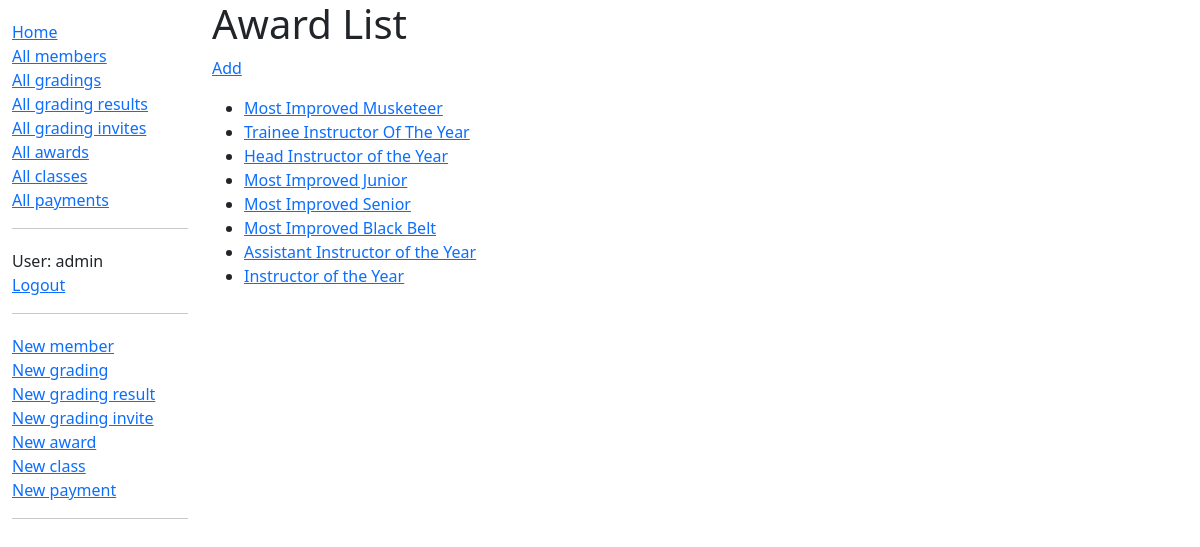
/dashboard/awards/ (signed in), run on the app's committed database.
### dashboard/models.py (models this page shows)
class Award(models.Model):
    name = models.CharField(max_length=200)
    def __str__(self):
        return self.name
    def get_absolute_url(self):
        return reverse('award-detail', args=[str(self.id)])

### dashboard/views.py (the view)
# urls.py: path('awards/', views.AwardListView.as_view(), name='awards'),
class AwardListView(LoginRequiredMixin, generic.ListView):
    model = Award

### dashboard/templates/dashboard/award_list.html
{% extends "base_generic.html" %}
{% block content %}
  <h1>Award List</h1>
  <p><a href="{% url 'add-award' %}">Add</a></p>
  {% if award_list %}
  <ul>
    {% for a in award_list %}
      <li>
        <a href="{{ a.get_absolute_url }}">{{ a }}</a>
      </li>
    {% endfor %}
  </ul>
  {% else %}
    <p>There are no awards.</p>
  {% endif %}
{% endblock %}

### dashboard/templates/base_generic.html (shortened to what this page needs)
<!DOCTYPE html>
<html lang="en">
<head>
  <link href="https://cdn.jsdelivr.net/npm/bootstrap@5.1.3/dist/css/bootstrap.min.css" rel="stylesheet">
  {% load static %}
  <link rel="stylesheet" href="{% static 'css/styles.css' %}">
</head>
<body>
  <div class="container-fluid">
    <div class="row">
      <div class="col-sm-2">
      {% block sidebar %}
        <ul class="sidebar-nav">
          <li><a href="{% url 'index' %}">Home</a></li>
          <li><a href="{% url 'members' %}">All members</a></li>
          <li><a href="{% url 'gradings' %}">All gradings</a></li>
          <li><a href="{% url 'gradingresults' %}">All grading results</a></li>
          <li><a href="{% url 'gradinginvites' %}">All grading invites</a></li>
          <li><a href="{% url 'awards' %}">All awards</a></li>
          <li><a href="{% url 'classes' %}">All classes</a></li>
          <li><a href="{% url 'payments' %}">All payments</a></li>
        </ul>
        <hr>
        <ul class="sidebar-nav">
        {% if user.is_authenticated %}
            <li>User: {{ user.get_username }}</li>
            <li><a href="{% url 'logout' %}?next={{ request.path }}">Logout</a></li>
          </ul>
          <hr>
          <ul class="sidebar-nav">
            <li><a href="{% url 'add-member' %}">New member</a></li>
            <li><a href="{% url 'add-grading' %}">New grading</a></li>
            <li><a href="{% url 'add-grading-result' %}">New grading result</a></li>
            <li><a href="{% url 'add-grading-invite' %}">New grading invite</a></li>
            <li><a href="{% url 'add-award' %}">New award</a></li>
            <li><a href="{% url 'add-class' %}">New class</a></li>
            <li><a href="{% url 'add-payment' %}">New payment</a></li>
          </ul>
        {% else %}
          <li><a href="{% url 'login' %}?next={{ request.path }}">Login</a></li>
        {% endif %}
        <hr>
     {% endblock %}
      </div>
      <div class="col-sm-10 ">{% block content %}{% endblock %}
      </div>
    </div>
  </div>
</body>
</html>

### dashboard/static/css/styles.css (style rules this page uses)
.sidebar-nav { margin-top: 20px; padding: 0; list-style: none; }

### data on the page
Award: name "Most Improved Musketeer"
Award: name "Trainee Instructor Of The Year"
Award: name "Head Instructor of the Year"
Award: name "Most Improved Junior"
Award: name "Most Improved Senior"
Award: name "Most Improved Black Belt"
Award: name "Assistant Instructor of the Year"
Award: name "Instructor of the Year"

### other printed values
{{ user.get_username }} "admin"
